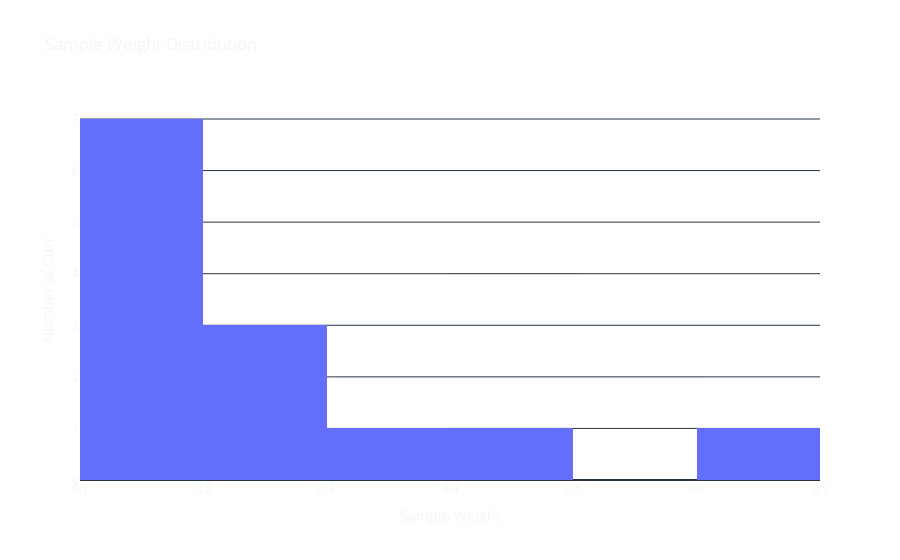

The notebook cell saved with this chart:
### Markdown cell above
## Sample Weight Using Tripple Barrier Method

### Code cell
sample_weight = calculate_sample_weight(events2.timestamp, curr, events2.index)
sample_weight.head()

#Write sample_weight to a new sheet in the Excel file
with pd.ExcelWriter(excel_file_path, engine='openpyxl', mode='a') as writer:
    sample_weight.to_excel(writer, sheet_name='Sample_Weight')

# Plot the distribution of sample weights
fig = go.Figure()
fig.add_trace(go.Histogram(x=sample_weight.values, y=curr.values, histfunc='count', name='Sample Weight Distribution'))
update_figure_layout(fig, "Sample Weight Distribution", "Sample Weight", "Number of Curr")
fig.show()

### Figure 1 — Plotly figure (JSON) as saved in the notebook; plotly's stock layout.template omitted (floating-point values rounded to 4 significant figures)
{"data": [{"histfunc": "count", "name": "Sample Weight Distribution", "type": "histogram", "x": [0.2411, 0.1864, 0.163, 0.1511, 0.1459, 0.1378, 0.1358, 0.1511, 0.2106, 0.281, 0.3571, 0.4896, 0.625], "y": [1, 2, 3, 4, 5, 5, 5, 6, 7, 7, 8, 8, 8, 8, 9, 9, 8, 8, 7, 6, 6, 6, 4, 4, 3, 3, 3, 3, 2, 2, 3, 2, 2, 2, 2, 2, 2, 2, 2, 2, 2, 2, 2, 2, 2, 2, 1, 1, 1, 1]}], "layout": {"legend": {"x": 1, "xanchor": "auto", "y": 1, "yanchor": "auto"}, "paper_bgcolor": "rgba(0,0,0,0)", "plot_bgcolor": "rgba(0,0,0,0)", "title": {"text": "Sample Weight Distribution"}, "xaxis": {"title": {"text": "Sample Weight"}}, "yaxis": {"title": {"text": "Number of Curr"}}}}
